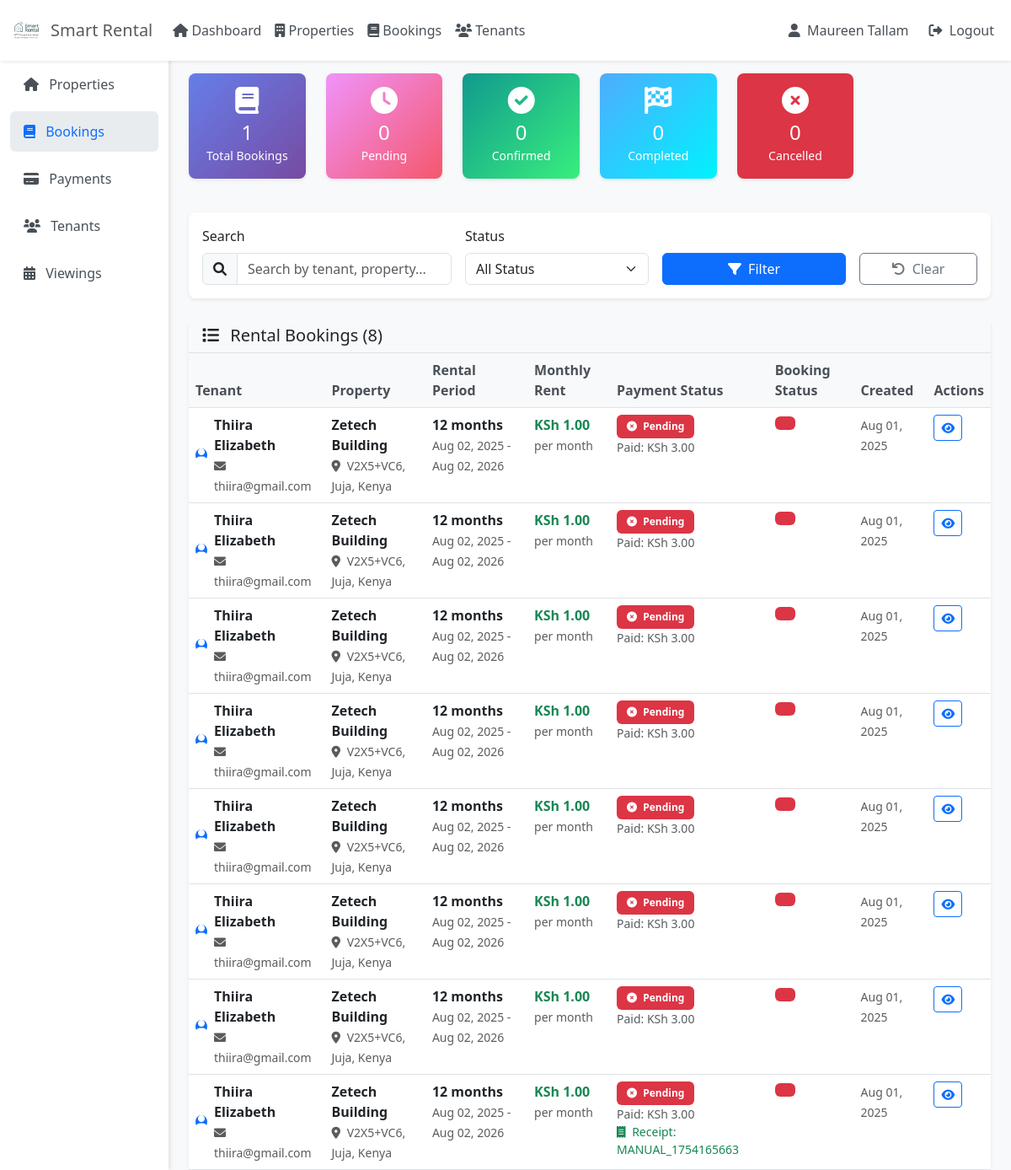
Screenshot of /smart_landlords/bookings.php (signed in) with the database file from the repository.
### tables this page shows
CREATE TABLE `rental_bookings` (
  `id` int(30) NOT NULL,
  `house_id` int(30) NOT NULL,
  `monthly_rent` decimal(15,2) NOT NULL,
  `landlord_id` int(30) NOT NULL,
  `user_id` int(30) NOT NULL,
  `start_date` date NOT NULL,
  `check_in_time` time DEFAULT NULL,
  `end_date` date NOT NULL,
  `check_out_time` time DEFAULT NULL,
  `special_requests` text DEFAULT NULL,
  `last_payment_date` date DEFAULT NULL,
  `next_payment_due` date DEFAULT NULL,
  `security_deposit` decimal(15,2) DEFAULT 0.00,
  `payment_status` enum('pending','partial','paid','refunded','cancelled') NOT NULL DEFAULT 'pending',
  `payment_method` varchar(50) DEFAULT NULL,
  `payment_reference` varchar(100) DEFAULT NULL,
  `status` enum('pending','confirmed','cancelled','completed','active') NOT NULL DEFAULT 'pending',
  `cancellation_reason` text DEFAULT NULL,
  `cancelled_by` enum('tenant','landlord','system') DEFAULT NULL,
  `documents` text DEFAULT NULL COMMENT 'JSON array of document paths',
  `created_at` timestamp NOT NULL DEFAULT current_timestamp(),
  `updated_at` timestamp NOT NULL DEFAULT current_timestamp() ON UPDATE current_timestamp()
);

CREATE TABLE `users` (
  `id` int(30) NOT NULL,
  `name` text NOT NULL,
  `username` varchar(200) NOT NULL,
  `phone_number` varchar(20) DEFAULT NULL COMMENT 'User''s contact phone number',
  `current_balance` decimal(15,2) DEFAULT 0.00,
  `default_payment_method` varchar(50) DEFAULT NULL,
  `password` text NOT NULL,
  `type` enum('admin','landlord','caretaker','customer') NOT NULL DEFAULT 'customer'
);

CREATE TABLE `houses` (
  `id` int(30) NOT NULL,
  `landlord_id` int(30) NOT NULL,
  `house_no` varchar(50) NOT NULL,
  `category_id` int(30) NOT NULL,
  `description` text NOT NULL,
  `location` varchar(255) DEFAULT NULL,
  `city` varchar(100) DEFAULT NULL,
  `state` varchar(100) DEFAULT NULL,
  `country` varchar(100) DEFAULT NULL,
  `latitude` decimal(10,8) DEFAULT NULL,
  `longitude` decimal(11,8) DEFAULT NULL,
  `price` double NOT NULL,
  `security_deposit` decimal(10,2) DEFAULT NULL,
  `min_rental_period` int(11) DEFAULT 1 COMMENT 'In months',
  `max_rental_period` int(11) DEFAULT 12 COMMENT 'In months',
  `advance_rent_months` int(11) DEFAULT 1 COMMENT 'Number of months rent to pay in advance',
  `payment_cycle` enum('monthly','quarterly','annually') NOT NULL DEFAULT 'monthly',
  `late_fee_percentage` decimal(5,2) DEFAULT 5.00,
  `bedrooms` int(11) DEFAULT 0,
  `bathrooms` int(11) DEFAULT 0,
  `area` decimal(10,2) DEFAULT NULL,
  `image` varchar(255) DEFAULT NULL,
  `main_image` varchar(255) DEFAULT NULL,
  `featured` tinyint(1) DEFAULT 0,
  `status` tinyint(1) DEFAULT 1,
  `created_at` timestamp NOT NULL DEFAULT current_timestamp(),
  `updated_at` timestamp NOT NULL DEFAULT current_timestamp() ON UPDATE current_timestamp(),
  `address` text DEFAULT NULL,
  `total_units` int(11) NOT NULL DEFAULT 1,
  `available_units` int(11) NOT NULL DEFAULT 1
);

### smart_landlords/bookings.php (the view, shortened to what the rows shown need)
<?php
require_once '../config/db.php';
$where_conditions = ["h.landlord_id = ?"];
$params = [$_SESSION['user_id']];
$param_types = 'i';
$where_clause = implode(' AND ', $where_conditions);
$query = "SELECT rb.*, h.house_no, h.description, h.price, h.location,
          u.name as tenant_name, u.username as tenant_email, u.phone_number as tenant_phone,
          TIMESTAMPDIFF(MONTH, rb.start_date, rb.end_date) as rental_months,
          (SELECT COUNT(*) FROM booking_payments bp WHERE bp.booking_id = rb.id) as payment_count,
          (SELECT SUM(amount) FROM booking_payments bp WHERE bp.booking_id = rb.id) as total_paid,
          mpr.mpesa_receipt_number, mpr.transaction_date, mpr.result_desc, mpr.status as payment_request_status
          FROM rental_bookings rb
          LEFT JOIN houses h ON rb.house_id = h.id
          LEFT JOIN users u ON rb.user_id = u.id
          LEFT JOIN mpesa_payment_requests mpr ON rb.id = mpr.booking_id
          WHERE $where_clause
          ORDER BY rb.created_at DESC";
$stmt = $conn->prepare($query);
$stmt->bind_param($param_types, ...$params);
$stmt->execute();
$bookings = $stmt->get_result()->fetch_all(MYSQLI_ASSOC);
?>
<!DOCTYPE html>
<html lang="en">
<head>
    <link href="https://cdn.jsdelivr.net/npm/bootstrap@5.3.0/dist/css/bootstrap.min.css" rel="stylesheet">
    <link rel="stylesheet" href="https://cdnjs.cloudflare.com/ajax/libs/font-awesome/6.0.0/css/all.min.css">
</head>
<body class="bg-light">
    <div class="container-fluid">
        <div class="row">
            <main class="col-md-9 ms-sm-auto col-lg-10 px-md-4">
                <div class="d-flex justify-content-between flex-wrap flex-md-nowrap align-items-center pt-3 pb-2 mb-3 border-bottom">
                    <h1 class="h2">
                    </h1>
                </div>
                <div class="card">
                    <div class="card-body p-0">
                        <?php if (empty($bookings)): ?>
                            <div class="text-center py-5">
                                <i class="fas fa-inbox fa-3x text-muted mb-3"></i>
                                <h5 class="text-muted">No bookings found</h5>
                                <p class="text-muted">There are no rental bookings matching your criteria.</p>
                            </div>
                        <?php else: ?>
                            <div class="table-responsive">
                                <table class="table table-hover mb-0">
                                    <thead>
                                        <tr>
                                            <th>Tenant</th>
                                            <th>Property</th>
                                            <th>Rental Period</th>
                                            <th>Monthly Rent</th>
                                            <th>Payment Status</th>
                                            <th>Booking Status</th>
                                            <th>Created</th>
                                            <th>Actions</th>
                                        </tr>
                                    </thead>
                                    <tbody>
                                        <?php foreach ($bookings as $booking): ?>
                                        <tr class="booking-row">
                                            <td>
                                                <div class="d-flex align-items-center">
                                                    <div class="avatar-sm bg-primary rounded-circle d-flex align-items-center justify-content-center me-2">
                                                        <i class="fas fa-user text-white"></i>
                                                    </div>
                                                    <div>
                                                        <div class="fw-bold"><?php echo htmlspecialchars($booking['tenant_name']); ?></div>
                                                        <small class="text-muted">
                                                            <i class="fas fa-envelope me-1"></i>
                                                            <?php echo htmlspecialchars($booking['tenant_email']); ?>
                                                        </small>
                                                    </div>
                                                </div>
                                            </td>
                                            <td>
                                                <div class="fw-bold"><?php echo htmlspecialchars($booking['house_no']); ?></div>
                                                <small class="text-muted">
                                                    <i class="fas fa-map-marker-alt me-1"></i>
                                                    <?php echo htmlspecialchars($booking['location']); ?>
                                                </small>
                                            </td>
                                            <td>
                                                <div class="fw-bold"><?php echo $booking['rental_months']; ?> months</div>
                                                <small class="text-muted">
                                                    <?php echo date('M d, Y', strtotime($booking['start_date'])); ?> -
                                                    <?php echo date('M d, Y', strtotime($booking['end_date'])); ?>
                                                </small>
                                            </td>
                                            <td>
                                                <div class="fw-bold text-success">KSh <?php echo number_format($booking['price'], 2); ?></div>
                                                <small class="text-muted">per month</small>
                                            </td>
                                            <td>
                                                <?php
                                                $paymentStatus = $booking['payment_status'] ?? 'pending';
                                                $paymentColor = $paymentStatus === 'paid' ? 'success' : ($paymentStatus === 'partial' ? 'warning' : 'danger');
                                                $paymentIcon = $paymentStatus === 'paid' ? 'check-circle' : ($paymentStatus === 'partial' ? 'clock' : 'times-circle');
                                                ?>
                                                <span class="badge bg-<?php echo $paymentColor; ?>">
                                                    <i class="fas fa-<?php echo $paymentIcon; ?> me-1"></i>
                                                    <?php echo ucfirst($paymentStatus); ?>
                                                </span>
                                                <?php if ($booking['total_paid']): ?>
                                                    <div class="small text-muted">
                                                        Paid: KSh <?php echo number_format($booking['total_paid'], 2); ?>
                                                    </div>
                                                <?php endif; ?>
                                                <?php if ($booking['mpesa_receipt_number']): ?>
                                                    <div class="small text-success">
                                                        <i class="fas fa-receipt me-1"></i>
                                                        Receipt: <?php echo htmlspecialchars($booking['mpesa_receipt_number']); ?>
                                                    </div>
                                                <?php endif; ?>
                                            </td>
                                            <td>
                                                <?php
                                                $statusColor = $booking['status'] === 'confirmed' ? 'success' :
                                                             ($booking['status'] === 'pending' ? 'warning' :
                                                             ($booking['status'] === 'completed' ? 'info' : 'danger'));
                                                ?>
                                                <span class="badge bg-<?php echo $statusColor; ?>">
                                                </span>
                                            </td>
                                            <td>
                                                <small class="text-muted">
                                                    <?php echo date('M d, Y', strtotime($booking['created_at'])); ?>
                                                </small>
                                            </td>
                                            <td>
                                                <div class="btn-group" role="group">
                                                    <button type="button" class="btn btn-sm btn-outline-primary"
                                                            data-bs-toggle="modal"
                                                            data-bs-target="#bookingModal<?php echo $booking['id']; ?>">
                                                        <i class="fas fa-eye"></i>
                                                    </button>
                                                </div>
                                            </td>
                                        </tr>
                                        <?php endforeach; ?>
                                    </tbody>
                                </table>
                            </div>
                        <?php endif; ?>
                    </div>
                </div>
            </main>
        </div>
    </div>
</body>
</html>

### rows the page displays
rental_bookings: user.name "Thiira Elizabeth", user.username "thiira@gmail.com", house.house_no "Zetech Building", house.location "V2X5+VC6, Juja, Kenya", rental_months "12", start_date "Aug 02, 2025", end_date "Aug 02, 2026", house.price "1.00", payment_status "Pending", total_paid "3.00", created_at "Aug 01, 2025", mpesa_receipt_number "MANUAL_1754165663"

### other values shown
$_SESSION['user_name'] "Maureen Tallam"
$stats['total_bookings'] "1"
$stats['pending_bookings'] "0"
$stats['confirmed_bookings'] "0"
$stats['completed_bookings'] "0"
$stats['cancelled_bookings'] "0"
count($bookings) "8"
